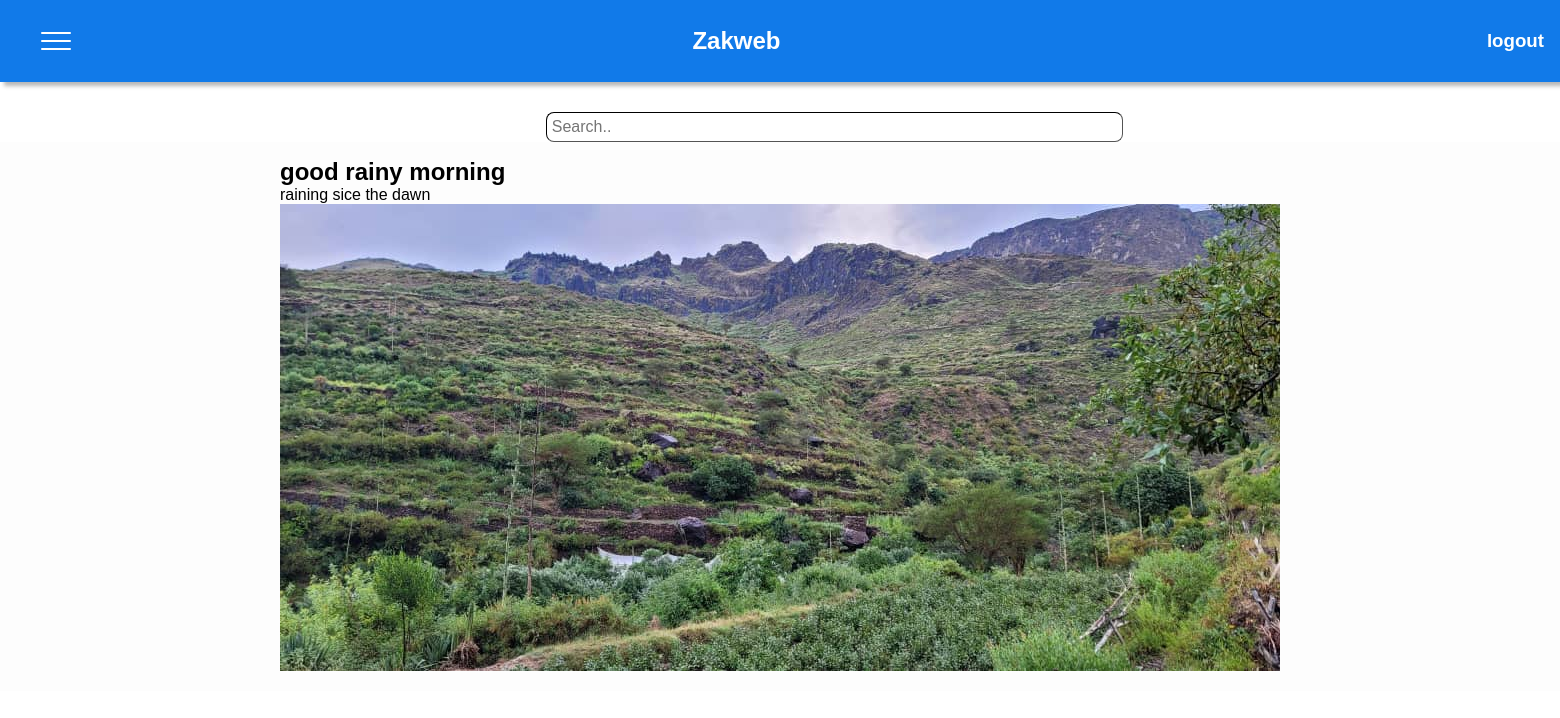
Screenshot of /post/3/ with the database file from the repository.
### main/models.py (models this page shows, shortened)
class Post(models.Model):
    category = models.ForeignKey(Category, on_delete= models.CASCADE)
    author = models.ForeignKey(User, on_delete=models.CASCADE, verbose_name="Author")
    title = models.CharField(max_length=200,default='', verbose_name="Title")
    text = models.TextField(max_length=10000, verbose_name="Text")
    image = models.ImageField(upload_to='images')
    text_2 = models.TextField(max_length=10000, blank=True, verbose_name="Second Text")
    video = models.FileField(upload_to='videos/', blank=True, null=True)
    image_2 = models.ImageField(upload_to='images/', blank=True, null=True)
    text_3 = models.TextField(max_length=10000, blank=True, verbose_name="Third Text")
    image_3 = models.ImageField(upload_to='images/', blank=True, null=True)
    video_2 = models.FileField(upload_to='videos/', blank=True, null=True)
    created_at = models.DateTimeField(auto_now_add=True, verbose_name="Created At", db_index=True)
    updated_at = models.DateTimeField(auto_now=True, verbose_name="Updated At")
    class Meta:
        verbose_name = "Post"
        verbose_name_plural = "Posts"
        indexes = [
            models.Index(fields=['created_at']),  # Add index for created_at field
        ]

### main/views.py (the view)
# urls.py: path('post/<int:id>/',views.post_view, name="post")
def post_view(request,id):
    post = Post.objects.get(pk=id)
    context = {
        'form':post
    }
    return render(request,'home/post.html',context)

### main/templates/home/post.html (shortened to what this page needs)
{% extends "home/layout.html"%}
{% block main %}
<div>
    <section class="first-part">
        <div>
            <h2>{{form.title}}</h2>
            <p>{{form.text}}</p>
            <img src="{{form.image.url}}" alt="">
        </div>
    </section>
</div>
{% endblock %}

### main/static/css/home.css (style rules this page uses)
:root { --bg-color: rgba(255, 255, 255, 0.832); --shadow-color: rgb(184, 184, 184); --nav-bg-color: rgb(17, 122, 233); --main-bg-color: rgba(252, 252, 252, 0.63); --text-color: white; --body-text-color: black; }
* { padding: 0; margin: 0; box-sizing: border-box; }
body { display: block; font-family: Arial, Helvetica, sans-serif; background-color: var(--bg-color); color: var(--body-text-color); overflow-x: hidden; }

### rows the page displays
Post: title "good rainy morning", text "raining sice the dawn", image (picture)
